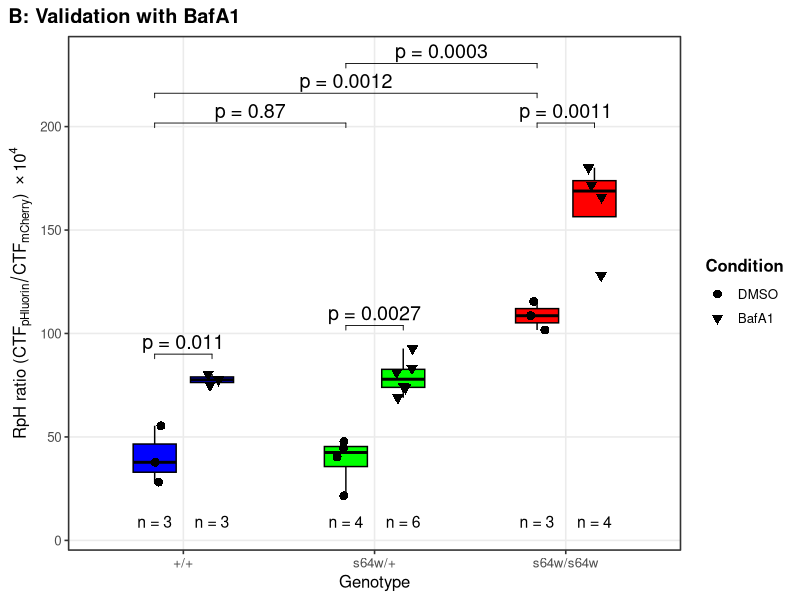
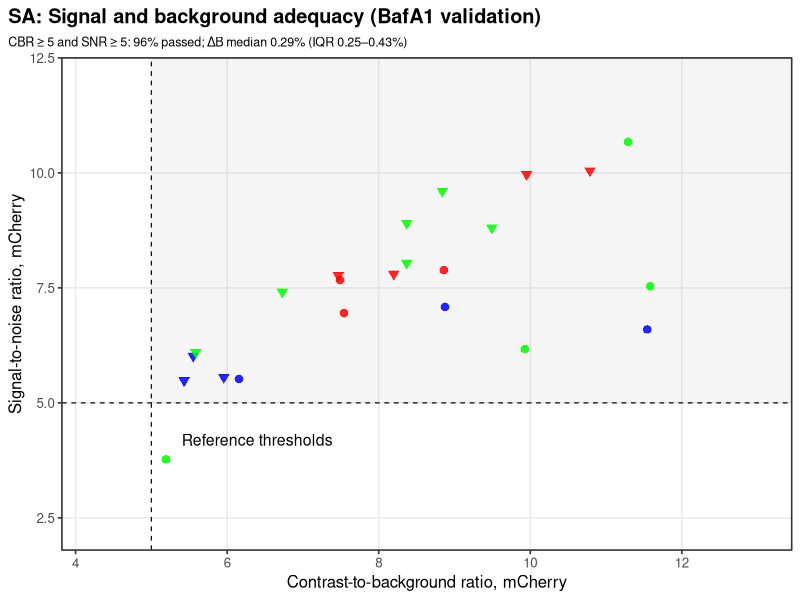
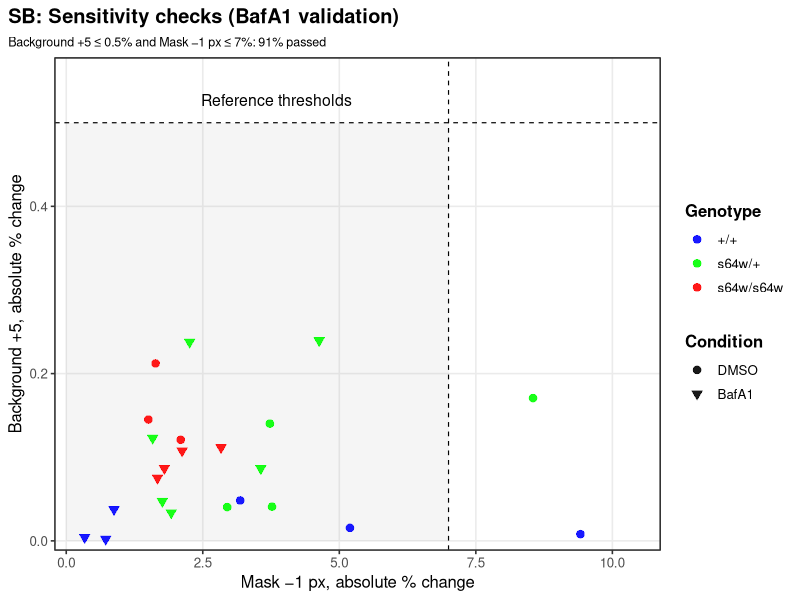

The R source for these figures, in order:
library(dplyr)
library(emmeans)
library(ggplot2)
library(ggpubr)
library(readxl)
library(sandwich)

# Import and prepare data
df_raw <- readxl::read_excel("data/cg_RpH/BafA1.xlsx")

scale_factor <- 1e4
dodge_width <- 0.60

df_baf <- df_raw %>%
  mutate(Genotype = factor(Genotype,
                           levels = c("+/+", "s64w/+", "s64w/s64w")),
         Condition = factor(Condition,
                            levels = c("DMSO", "BafA1")),
         CTF_mCherry = IntDen_mC - Area * mean_back_mC,
         CTF_pHluorin = IntDen_pH - Area * mean_back_pH) %>%
  filter(Area > 0,
         CTF_mCherry > 0,
         CTF_pHluorin > 0) %>%
  mutate(RpH_ratio = CTF_pHluorin / CTF_mCherry,
         RpH_ratio_plot = scale_factor * RpH_ratio,
         log_RpH_ratio = log(RpH_ratio))

# Statistical analysis
#linear model
fit_baf <- lm(log_RpH_ratio ~ Genotype * Condition,
              data = df_baf)
vcov_hc3 <- sandwich::vcovHC(fit_baf, type = "HC3")

# BafA1 versus DMSO within each genotype
emm_condition <- emmeans(fit_baf,
                         ~ Condition | Genotype,
                         vcov. = vcov_hc3)

condition_contrasts <- contrast(emm_condition,
                                method = "revpairwise",
                                adjust = "holm") %>%
  summary(infer = TRUE) %>%
  as.data.frame()

# Genotype comparisons under DMSO
emm_genotype <- emmeans(fit_baf,
                        ~ Genotype | Condition,
                        vcov. = vcov_hc3)

dmso_genotype_contrasts <- contrast(emm_genotype,
                                    method = "pairwise",
                                    adjust = "holm") %>%
  summary(infer = TRUE) %>%
  as.data.frame() %>%
  filter(Condition == "DMSO")

# Format statistical annotations
format_p <- function(p) {case_when(is.na(p)   ~ NA_character_,
                                   p < 1e-4   ~ paste0("p = ", format(signif(p, 3), scientific = TRUE)),
                                   p < 0.01   ~ paste0("p = ", formatC(p, format = "f", digits = 4)),
                                   p < 0.10   ~ paste0("p = ", formatC(p, format = "f", digits = 3)),
                                   TRUE       ~ paste0("p = ", formatC(p, format = "f", digits = 2)))}

genotype_levels <- levels(df_baf$Genotype)

x_centres <- setNames(seq_along(genotype_levels),
                      genotype_levels)

x_offsets <- c(DMSO = -dodge_width / 4,
               BafA1 = dodge_width / 4)

y_max <- max(df_baf$RpH_ratio_plot, na.rm = TRUE)

genotype_ymax <- df_baf %>%
  group_by(Genotype) %>%
  summarise(ymax = max(RpH_ratio_plot, na.rm = TRUE),
            .groups = "drop")

# BafA1 versus DMSO annotations
stats_condition <- condition_contrasts %>%
  transmute(Genotype = as.character(Genotype),
            group1 = "DMSO",
            group2 = "BafA1",
            label = format_p(p.value),
            xmin = unname(x_centres[Genotype]) + x_offsets["DMSO"],
            xmax = unname(x_centres[Genotype]) + x_offsets["BafA1"]) %>%
  left_join(genotype_ymax, by = "Genotype") %>%
  mutate(y.position = 1.12 * ymax)

# DMSO genotype annotations
dmsо_pairs <- tibble(group1 = c("+/+", "+/+", "s64w/+"),
                     group2 = c("s64w/+", "s64w/s64w", "s64w/s64w"))

contrast_pairs <- dmso_genotype_contrasts %>%
  tidyr::separate(contrast,
                  into = c("group1", "group2"),
                  sep = " - ",
                  remove = FALSE) %>%
  mutate(group1 = trimws(gsub("[`()]", "", group1)),
         group2 = trimws(gsub("[`()]", "", group2)))

stats_dmsо_genotype <- dmsо_pairs %>%
  left_join(contrast_pairs %>%
              select(group1, group2, p.value),
            by = c("group1", "group2")) %>%
  mutate(label = format_p(p.value),
         xmin = x_centres[group1] + x_offsets["DMSO"],
         xmax = x_centres[group2] + x_offsets["DMSO"],
         y.position = c(1.12, 1.20, 1.28) * y_max)

# Sample-size annotations
sample_sizes <- df_baf %>%
  count(Genotype, Condition, name = "n") %>%
  mutate(x = x_centres[as.character(Genotype)] + x_offsets[as.character(Condition)],
         y = 0.05 * y_max,
         label = paste0("n = ", n))

# Figure 3B
genotype_colours <- c("+/+" = "blue",
                      "s64w/+" = "green",
                      "s64w/s64w" = "red")

set.seed(1)

figure_3b <- ggplot(df_baf,
                    aes(x = Genotype,
                        y = RpH_ratio_plot,
                        fill = Genotype)) +
  geom_boxplot(aes(group = interaction(Genotype, Condition)),
               width = 0.45,
               outlier.shape = NA,
               colour = "black",
               position = position_dodge(width = dodge_width)) +
  geom_point(aes(shape = Condition,
                 group = Condition),
             position = position_jitterdodge(jitter.width = 0.20,
                                             jitter.height = 0,
                                             dodge.width = dodge_width),
             size = 3,
             fill = "black",
             colour = "black",
             stroke = 0) +
  geom_text(data = sample_sizes,
            aes(x = x, y = y, label = label),
            inherit.aes = FALSE,
            size = 4) +
  stat_pvalue_manual(stats_condition,
                     label = "label",
                     xmin = "xmin",
                     xmax = "xmax",
                     y.position = "y.position",
                     tip.length = 0.01,
                     size = 5,
                     inherit.aes = FALSE) +
  stat_pvalue_manual(stats_dmsо_genotype,
                     label = "label",
                     xmin = "xmin",
                     xmax = "xmax",
                     y.position = "y.position",
                     tip.length = 0.01,
                     size = 5,
                     inherit.aes = FALSE) +
  scale_fill_manual(values = genotype_colours,
                    guide = "none") +
  scale_shape_manual(values = c(DMSO = 21,
                                BafA1 = 25),
                     name = "Condition") +
  scale_y_continuous(expand = expansion(mult = c(0.02, 0.04))) +
  coord_cartesian(ylim = c(0, 1.30 * y_max),
                  clip = "off") +
  labs(x = "Genotype",
       y = expression("RpH ratio (" * CTF[pHluorin] / CTF[mCherry] * ") " %*%  10^4),
       title = "B: Validation with BafA1") +
  theme_bw(base_size = 12) +
  theme(panel.grid.minor = element_blank(),
        plot.title.position = "plot",
        plot.title = element_text(hjust = 0,
                                  face = "bold"),
        strip.background = element_rect(fill = "grey85",
                                        colour = "black"),
        strip.text = element_text(face = "plain"),
        legend.position = "right",
        legend.title = element_text(face = "bold"))

figure_3b

# Supplementary Figure S8A: cg-RpH fat-body imaging quality control
cbr_threshold <- 5
snr_threshold <- 5
background_threshold <- 1

df_qc_fatbody <- df_baf %>%
  mutate(net_mCherry = mean_mC - mean_back_mC,
         CBR_mCherry = if_else(mean_back_mC > 0,
                               mean_mC / mean_back_mC,
                               NA_real_),
         SNR_mCherry = if_else(SD_back_mC > 0,
                               net_mCherry / SD_back_mC,
                               NA_real_),
         delta_background = if_else(net_mCherry > 0,
                                    100 * abs(mean_back_g5_mC - mean_back_mC) / net_mCherry,
                                    NA_real_),
         qc_pass = (CBR_mCherry >= cbr_threshold & SNR_mCherry >= snr_threshold)) %>%
  filter(is.finite(CBR_mCherry),
         is.finite(SNR_mCherry),
         is.finite(delta_background))

qc_summary_fatbody <- df_qc_fatbody %>%
  summarise(n = n(),
            pass_rate = mean(qc_pass),
            delta_background_median = median(delta_background),
            delta_background_q1 = quantile(delta_background, 0.25),
            delta_background_q3 = quantile(delta_background, 0.75),
            background_pass_rate = mean(delta_background <= background_threshold))

qc_subtitle <- with(qc_summary_fatbody,
                    sprintf(paste0("CBR \u2265 %g and SNR \u2265 %g: %d%% passed; ",
                                   "\u0394B median %.2f%% (IQR %.2f\u2013%.2f%%)"),
                            cbr_threshold,
                            snr_threshold,
                            round(100 * pass_rate),
                            delta_background_median,
                            delta_background_q1,
                            delta_background_q3))

# Supplementary Figure S8A plot
condition_shapes <- c(DMSO = 21,
                      BafA1 = 25)

x_range <- range(df_qc_fatbody$CBR_mCherry, na.rm = TRUE)
y_range <- range(df_qc_fatbody$SNR_mCherry, na.rm = TRUE)

x_limits <- c(min(floor(x_range[1]) - 1, cbr_threshold - 1),
              ceiling(x_range[2]) + 1)

y_limits <- c(max(0, min(floor(y_range[1]) - 1, snr_threshold - 2)),
              ceiling(y_range[2]) + 1)

figure_s7a <- ggplot(df_qc_fatbody,
                       aes(x = CBR_mCherry,
                           y = SNR_mCherry,
                           colour = Genotype,
                           fill = after_scale(colour),
                           shape = Condition)) +
  annotate("rect",
           xmin = cbr_threshold,
           xmax = Inf,
           ymin = snr_threshold,
           ymax = Inf,
           fill = "grey50",
           alpha = 0.08) +
  geom_vline(xintercept = cbr_threshold,
             linetype = "dashed",
             linewidth = 0.4) +
  geom_hline(yintercept = snr_threshold,
             linetype = "dashed",
             linewidth = 0.4) +
  geom_point(size = 2.6, 
             alpha = 0.85, 
             stroke = 0.2) +
  annotate("text",
           x = cbr_threshold + 0.4,
           y = snr_threshold - 0.8,
           label = "Reference thresholds",
           hjust = 0,
           size = 4) +
  scale_colour_manual(values = genotype_colours,
                      breaks = names(genotype_colours),
                      name = "Genotype") +
  scale_fill_manual(values = genotype_colours,
                    breaks = names(genotype_colours),
                    guide = "none") +
  scale_shape_manual(values = condition_shapes,
                     breaks = names(condition_shapes),
                     name = "Condition") +
  scale_x_continuous(expand = expansion(mult = c(0.02, 0.05))) +
  scale_y_continuous(expand = expansion(mult = c(0.02, 0.05))) +
  coord_cartesian(xlim = x_limits,
                  ylim = y_limits,
                  clip = "off") +
  labs(x = "Contrast-to-background ratio, mCherry",
       y = "Signal-to-noise ratio, mCherry",
       title = "SA: Signal and background adequacy (BafA1 validation)",
       subtitle = qc_subtitle) +
  guides(colour = guide_legend(order = 1),
         shape = guide_legend(order = 2),
         fill = "none") +
  theme_bw(base_size = 12) +
  theme(panel.grid.minor = element_blank(),
        plot.title.position = "plot",
        plot.title = element_text(hjust = 0,
                                  face = "bold"),
        plot.subtitle = element_text(size = 9),
        legend.position = "right",
        legend.title = element_text(face = "bold")) + theme(legend.position="none")

figure_s7a

# Supplementary Figure S8B: cg-RpH fat-body imaging Sensitivity to background and mask definitions
background_threshold <- 0.5
mask_threshold <- 7

df_sensitivity_baf <- df_baf %>%
  mutate(CTF_mCherry_bg5 = IntDen_mC - Area * mean_back_g5_mC,
         CTF_pHluorin_bg5 = IntDen_pH - Area * mean_back_g5_pH,
         CTF_mCherry_mask1 = IntDen_mC_tight - Area_tight * mean_back_mC,
         CTF_pHluorin_mask1 = IntDen_pH_tight - Area_tight * mean_back_pH) %>%
  mutate(RpH_ratio_bg5 = if_else(CTF_mCherry_bg5 > 0 & CTF_pHluorin_bg5 > 0,
                                 CTF_pHluorin_bg5 / CTF_mCherry_bg5,
                                 NA_real_),
         RpH_ratio_mask1 = if_else(CTF_mCherry_mask1 > 0 & CTF_pHluorin_mask1 > 0,
                                   CTF_pHluorin_mask1 / CTF_mCherry_mask1,
                                   NA_real_)) %>%
  mutate(background_change = 100 * abs(RpH_ratio_bg5 - RpH_ratio) / RpH_ratio,
         mask_change = 100 * abs(RpH_ratio_mask1 - RpH_ratio) / RpH_ratio,
         sensitivity_pass = (background_change <= background_threshold &  mask_change <= mask_threshold)) %>%
  filter(RpH_ratio > 0,
         is.finite(background_change),
         is.finite(mask_change))

sensitivity_summary_baf <- df_sensitivity_baf %>%
  summarise(n = n(),
            pass_rate = mean(sensitivity_pass),
            background_median = median(background_change),
            background_q1 = quantile(background_change, 0.25),
            background_q3 = quantile(background_change, 0.75),
            mask_median = median(mask_change),
            mask_q1 = quantile(mask_change, 0.25),
            mask_q3 = quantile(mask_change, 0.75))

sensitivity_subtitle_baf <- with(sensitivity_summary_baf,
                                 sprintf("Background +5 \u2264 %.1f%% and Mask \u22121 px \u2264 %.0f%%: %d%% passed",
                                         background_threshold,
                                         mask_threshold,
                                         round(100 * pass_rate)))

# Supplementary Figure S8B plot
x_range_sensitivity <- range(df_sensitivity_baf$mask_change,
                             na.rm = TRUE)

y_range_sensitivity <- range(df_sensitivity_baf$background_change,
                             na.rm = TRUE)

x_limits_sensitivity <- c(0,
                          1.10 * max(mask_threshold, x_range_sensitivity[2]))

y_limits_sensitivity <- c(0,
                          1.10 * max(background_threshold, y_range_sensitivity[2]))

figure_s7b <- ggplot(df_sensitivity_baf,
                     aes(x = mask_change,
                         y = background_change,
                         colour = Genotype,
                         shape = Condition,
                         fill = after_scale(colour))) +
  annotate("rect",
           xmin = 0,
           xmax = mask_threshold,
           ymin = 0,
           ymax = background_threshold,
           fill = "grey50",
           alpha = 0.08) +
  geom_vline(xintercept = mask_threshold,
             linetype = "dashed",
             linewidth = 0.4) +
  geom_hline(yintercept = background_threshold,
             linetype = "dashed",
             linewidth = 0.4) +
  geom_point(size = 2.6,
             alpha = 0.90,
             stroke = 0.2) +
  annotate("text",
           x = 0.55 * mask_threshold,
           y = 1.04 * background_threshold,
           label = "Reference thresholds",
           hjust = 0.5,
           vjust = 0,
           size = 4) +
  scale_colour_manual(values = genotype_colours,
                      breaks = names(genotype_colours),
                      name = "Genotype") +
  scale_shape_manual(values = condition_shapes,
                     breaks = names(condition_shapes),
                     name = "Condition") +
  scale_x_continuous(expand = expansion(mult = c(0.02, 0.05))) +
  scale_y_continuous(expand = expansion(mult = c(0.02, 0.05))) +
  coord_cartesian(xlim = x_limits_sensitivity,
                  ylim = y_limits_sensitivity,
                  clip = "off") +
  labs(x = "Mask \u22121 px, absolute % change",
       y = "Background +5, absolute % change",
       title = "SB: Sensitivity checks (BafA1 validation)",
       subtitle = sensitivity_subtitle_baf) +
  guides(colour = guide_legend(order = 1),
         shape = guide_legend(order = 2),
         fill = "none") +
  theme_bw(base_size = 12) +
  theme(panel.grid.minor = element_blank(),
        plot.title.position = "plot",
        plot.title = element_text(hjust = 0,
                                  face = "bold"),
        plot.subtitle = element_text(size = 9),
        legend.position = "right",
        legend.title = element_text(face = "bold"))

figure_s7b
